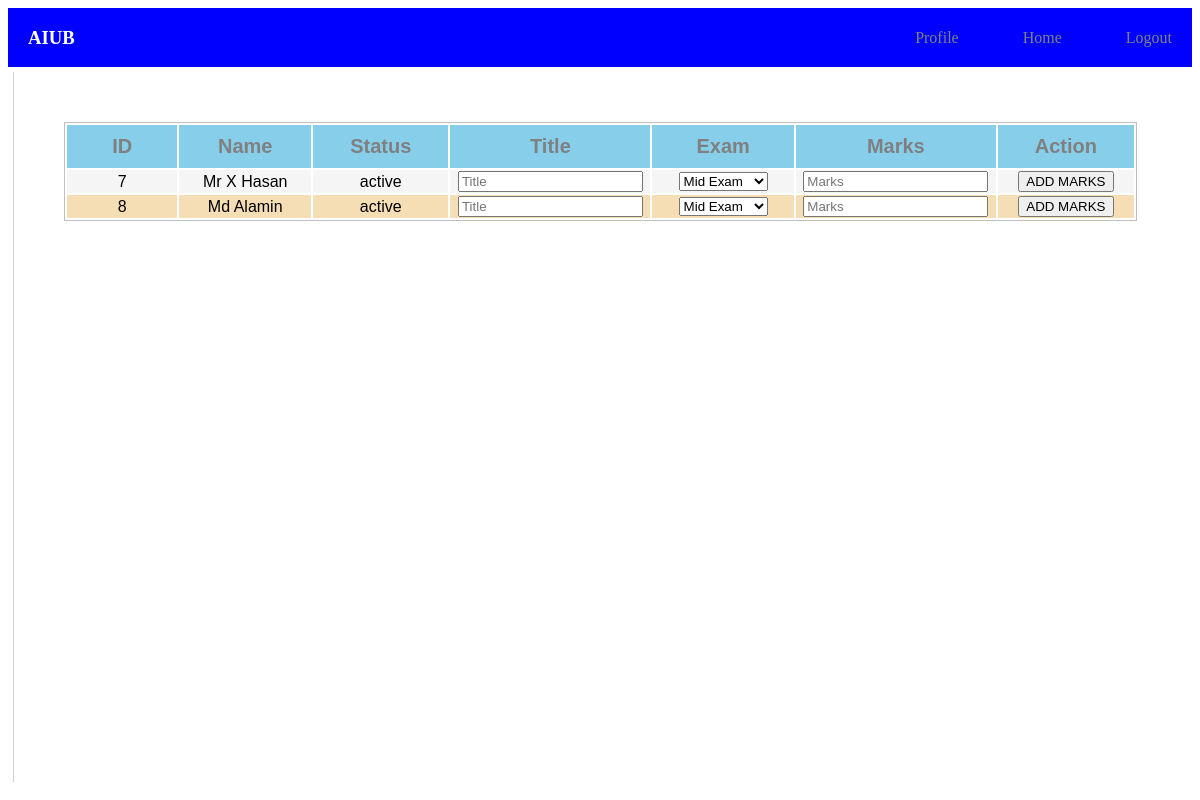
Screenshot of /Resources/view/Faculty/studentList.php?id=1 (signed in) with the database file from the repository.
### tables this page shows
CREATE TABLE `user` (
  `id` int(11) NOT NULL,
  `name` varchar(100) NOT NULL,
  `fname` varchar(100) NOT NULL,
  `mname` varchar(100) NOT NULL,
  `address` varchar(100) NOT NULL,
  `email` varchar(50) NOT NULL,
  `phone` varchar(11) NOT NULL,
  `password` varchar(100) NOT NULL,
  `type` varchar(100) NOT NULL
);

CREATE TABLE `register_student` (
  `id` int(11) NOT NULL,
  `stu_id` int(11) NOT NULL,
  `course_id` int(11) NOT NULL,
  `status` varchar(100) NOT NULL
);

### Resources/view/Faculty/studentList.php (the view, shortened to what this page needs)
<?php
$conn=getConnection();
$c_id = $_GET['id'];
$user = $_SESSION['user']['id'];
$sql="select * from register_student where course_id='{$c_id}'";
$result= mysqli_query($conn, $sql);
 if(isset($_SESSION['flag']))
{
?>
<!DOCTYPE html>
<html lang="en">
<head>
    <link rel="stylesheet" href="/University-Management/Resources/css/Admin/studentList.css">
</head>
<body>
    <div class="container">
        <div class="top-nav">
            <div class="left">
                <h3>AIUB <input type="hidden" id="faculty" value="<?=$user?>"></h3>
            </div>
            <div class="right">
                <ul>
                    <li> <a href="./facultyDetails.php"> <span>Profile</span> </a></li>
                    <li><a href="/University-Management/Resources/view/Faculty/Dashboard.php">Home</a> </li>
                    <li><a href="../../../Controller/Public/logout.php">Logout</a></li>
                </ul>
            </div>
        </div>
        <div class="main-content">
            <div class="right-main">
                <center>
                    <table>
                        <tr>
                            <th width="200px">ID</th>
                            <th width="200px">Name</th>
                            <th width="200px">Status</th>
                            <th width="200px">Title</th>
                            <th width="200px">Exam</th>
                            <th width="200px">Marks</th>
                            <th width="200px">Action</th>
                        </tr>
                        <?php while($row=mysqli_fetch_array($result)){?>
                        <?php
                        $sql2="select * from user where id='{$row['stu_id']}'";
                        $result2= mysqli_query($conn, $sql2);
                     ?>
                        <tr>
                            <?php while($r=mysqli_fetch_array($result2)){?>
                            <td><span id="stu-id"><?php echo $r['id'];?></span></td>
                            <td><?php echo $r['name'];?></td>
                            <?php } ?>
                            <td><?php echo $row['status'];?> <input type="hidden" value="<?=$c_id?>" id="c_id"></td>
                            <td><input type="text" id="title" placeholder="Title"></td>
                            <td>
                                <select name="exam" id="exam">
                                    <option value="mid">Mid Exam</option>
                                </select>
                            </td>
                            <td><input type="number" id="marks" placeholder="Marks"></td>
                            <td><button id="add-marks">ADD MARKS</button></td>
                        </tr>
                        <?php } ?>
                    </table>
                </center>
            </div>
        </div>
    </div>
</body>
</html>
<?php
}
else
{
    header('location:../Public/login.php');
}
?>

### Resources/css/Admin/studentList.css (style rules this page uses)
.top-nav { display: flex; justify-content: space-between; align-items: center; padding: 0 20px; background-color: blue; color: white; }
.top-nav>.right>ul { display: flex; gap: 4rem; list-style: none; }
.main-content { display: flex; height: 90vh; }
a { color: gray; text-decoration: none; }
.main-content>.right-main { flex: 2; display: flex; border-left: 1px solid lightgray; margin: 5px; }
table { margin: 50px; border: solid silver 1px; }
th { font-size: 20px; font-family: sans-serif; padding: 10px; background:skyblue; color: gray; }
tr:nth-child(even) { background: whitesmoke; }
td { font-family: sans-serif; text-align: center; }
tr:nth-child(odd) { background: wheat; }

### rows the page displays
register_student: status "active"
user: id "7", name "Mr X Hasan"
register_student: status "active"
user: id "8", name "Md Alamin"
